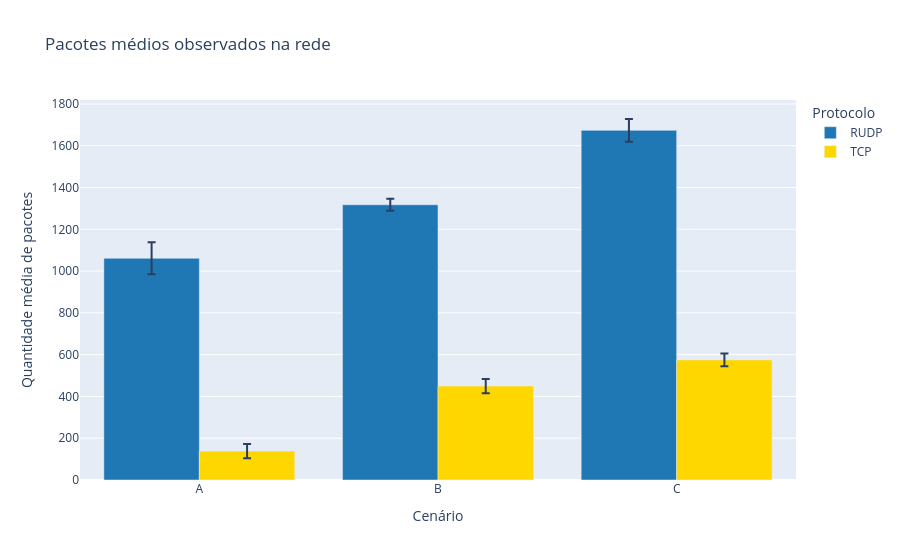

The notebook cell saved with this chart:
### Code cell
fig = px.bar(
    summary_packets,
    x="scenario",
    y="mean_packets",
    color="protocol",
    barmode="group",
    error_y="std_packets",
    title="Pacotes médios observados na rede",
    labels={
        "scenario": "Cenário",
        "mean_packets": "Quantidade média de pacotes",
        "protocol": "Protocolo"
    },
    color_discrete_sequence=cores
)

fig.write_image(
    "../results/figures/pacotes_rede.png",

)

fig.show()

### Figure 1 — Plotly figure (JSON) as saved in the notebook; plotly's stock layout.template omitted (floating-point values rounded to 4 significant figures)
{"data": [{"alignmentgroup": "True", "error_y": {"array": [76.47, 28.67, 54.39]}, "hovertemplate": "Protocolo=RUDP<br>Cenário=%{x}<br>Quantidade média de pacotes=%{y}<extra></extra>", "legendgroup": "RUDP", "marker": {"color": "#1F77B4", "pattern": {"shape": ""}}, "name": "RUDP", "offsetgroup": "RUDP", "orientation": "v", "showlegend": true, "textposition": "auto", "type": "bar", "x": ["A", "B", "C"], "xaxis": "x", "y": [1061.0, 1318.0, 1674.0], "yaxis": "y"}, {"alignmentgroup": "True", "error_y": {"array": [34.22, 33.79, 30.54]}, "hovertemplate": "Protocolo=TCP<br>Cenário=%{x}<br>Quantidade média de pacotes=%{y}<extra></extra>", "legendgroup": "TCP", "marker": {"color": "#FFD700", "pattern": {"shape": ""}}, "name": "TCP", "offsetgroup": "TCP", "orientation": "v", "showlegend": true, "textposition": "auto", "type": "bar", "x": ["A", "B", "C"], "xaxis": "x", "y": [138.4, 449.6, 574.8], "yaxis": "y"}], "layout": {"barmode": "group", "legend": {"title": {"text": "Protocolo"}, "tracegroupgap": 0}, "title": {"text": "Pacotes médios observados na rede"}, "xaxis": {"anchor": "y", "domain": [0, 1], "title": {"text": "Cenário"}}, "yaxis": {"anchor": "x", "domain": [0, 1], "title": {"text": "Quantidade média de pacotes"}}}}
